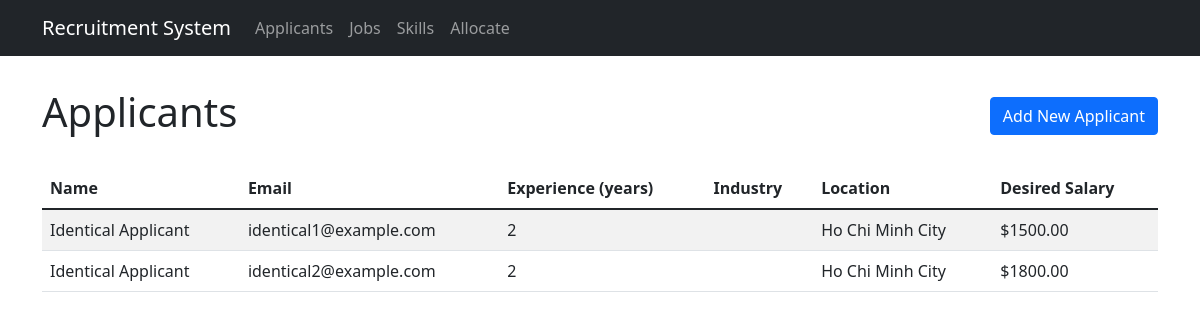
The app's page /applicants with its own data.
### tables this page shows
CREATE TABLE applicants (
            id INTEGER PRIMARY KEY AUTOINCREMENT,
            name TEXT NOT NULL,
            email TEXT UNIQUE NOT NULL,
            experience INTEGER,
            location TEXT,
            desired_salary INTEGER
        );

### app.py (the view)
@app.route('/applicants')
def applicants():
    conn = get_db_connection()
    applicants = conn.execute('SELECT * FROM applicants').fetchall()
    conn.close()
    return render_template('applicants.html', applicants=applicants)

### app.py (called while the page is built)
def get_db_connection():
    conn = sqlite3.connect(DATABASE)
    conn.row_factory = sqlite3.Row
    return conn

### templates/applicants.html (shortened to what this page needs)
{% extends "base.html" %}
{% block content %}
<div class="d-flex justify-content-between align-items-center mb-4">
    <h1>Applicants</h1>
    <a href="{{ url_for('add_applicant') }}" class="btn btn-primary">Add New Applicant</a>
</div>
<div class="table-responsive">
    <table class="table table-striped">
        <thead>
            <tr>
                <th>Name</th>
                <th>Email</th>
                <th>Experience (years)</th>
                <th>Industry</th>
                <th>Location</th>
                <th>Desired Salary</th>
            </tr>
        </thead>
        <tbody>
            {% for applicant in applicants %}
            <tr class="applicant-row" data-applicant-id="{{ applicant['id'] }}" style="cursor: pointer;">
                <td>{{ applicant['name'] }}</td>
                <td>{{ applicant['email'] }}</td>
                <td>{{ applicant['experience'] }}</td>
                <td>{{ applicant['industry'] }}</td>
                <td>{{ applicant['location'] }}</td>
                <td>${{ "%.2f"|format(applicant['desired_salary']) }}</td>
            </tr>
            {% endfor %}
        </tbody>
    </table>
</div>
{% endblock %}

### records on screen
applicants: name "Identical Applicant", email "identical1@example.com", experience "2", location "Ho Chi Minh City", desired_salary "1500.00"
applicants: name "Identical Applicant", email "identical2@example.com", experience "2", location "Ho Chi Minh City", desired_salary "1800.00"
